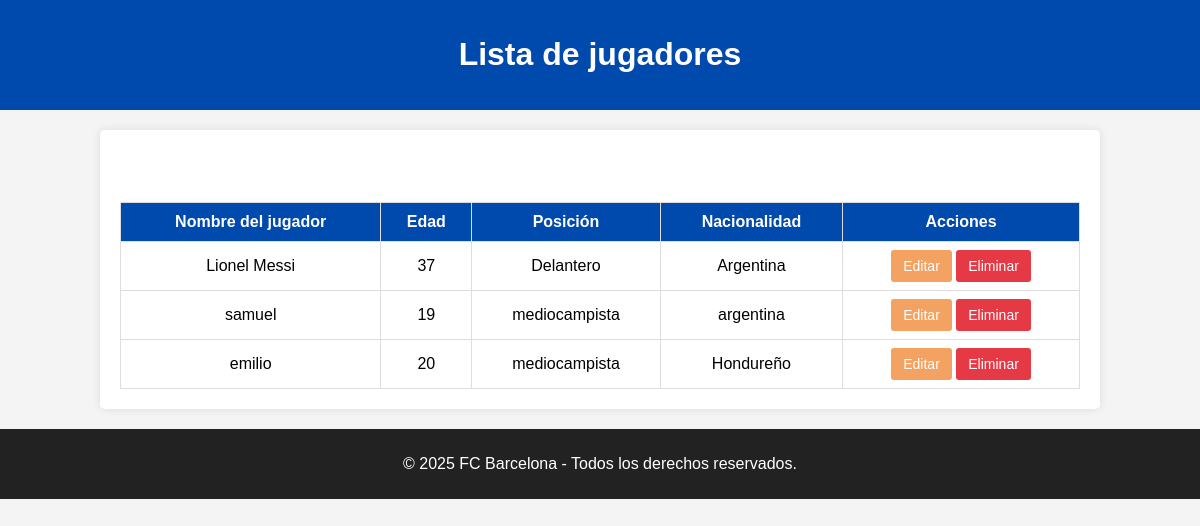
The page / on the database its author committed.
### tables this page shows
CREATE TABLE `equipos` (
  `id` int(11) NOT NULL,
  `jug_Nom` varchar(100) NOT NULL,
  `Jug_edad` int(11) NOT NULL,
  `Jug_posicion` varchar(100) NOT NULL,
  `Jug_nacion` varchar(100) NOT NULL
);

### index.php (the view, shortened to what this page needs)
<?php include "base.php"; ?>
<!DOCTYPE html>
<html lang="en">
<head>
    <link rel="stylesheet" href="styles.css">
</head>
<body>
<header>
    <h1>Lista de jugadores</h1>
</header>
<main>
    <a href="agregar.php" class="btn add">Agregar nuevo jugador</a>
    <table>
        <thead>
            <tr>
                <th>Nombre del jugador</th>
                <th>Edad</th>
                <th>Posición</th>
                <th>Nacionalidad</th>
                <th>Acciones</th>
            </tr>
        </thead>
        <tbody>
            <?php
            $listado = $conexion->query("SELECT * FROM equipos");
            while ($dato = $listado->fetch_assoc()) {
                echo "<tr>
                        <td>{$dato['jug_Nom']}</td>
                        <td>{$dato['Jug_edad']}</td>
                        <td>{$dato['Jug_posicion']}</td>
                        <td>{$dato['Jug_nacion']}</td>
                        <td>
                            <a href='editar.php?id={$dato['id']}' class='btn edit'>Editar</a>
                            <a href='eliminar.php?id={$dato['id']}' class='btn delete'>Eliminar</a>
                        </td>
                    </tr>";
            }
            ?>
        </tbody>
    </table>
</main>
<footer>
    <p>&copy; <?php echo date("Y"); ?> FC Barcelona - Todos los derechos reservados.</p>
</footer>
</body>
</html>

### styles.css (style rules this page uses)
body { font-family: Arial, sans-serif; background-color: #f4f4f4; margin: 0; padding: 0; }
header { background-color: #004aad; color: white; padding: 15px 0; text-align: center; }
main { width: 80%; margin: 20px auto; background: white; padding: 20px; border-radius: 5px; box-shadow: 0px 0px 10px rgba(0, 0, 0, 0.1); }
table { width: 100%; border-collapse: collapse; margin-top: 20px; }
table, th, td { border: 1px solid #ddd; }
th { background-color: #004aad; color: white; padding: 10px; }
td { text-align: center; padding: 8px; }
.btn { display: inline-block; padding: 8px 12px; text-decoration: none; font-size: 14px; border-radius: 3px; color: white; }
.btn.edit { background-color: #f4a261; }
.btn.delete { background-color: #e63946; }
footer { text-align: center; background-color: #222; color: white; padding: 10px; margin-top: 20px; }

### rows shown on the page
equipos: jug_Nom "Lionel Messi", Jug_edad "37", Jug_posicion "Delantero", Jug_nacion "Argentina"
equipos: jug_Nom "samuel", Jug_edad "19", Jug_posicion "mediocampista", Jug_nacion "argentina"
equipos: jug_Nom "emilio", Jug_edad "20", Jug_posicion "mediocampista", Jug_nacion "Hondureño"
